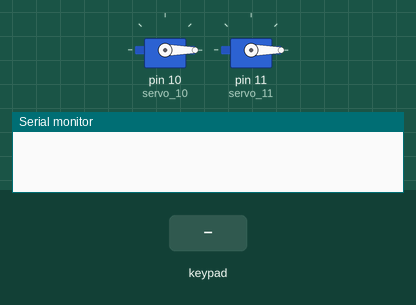
A sketch run on a simulated Arduino Uno, built with avr-gcc and run on an emulated ATmega328P. Parts: 2 × servo, the last lines printed to the serial monitor. Inputs (shaded band) come from the test bench.

Above: at 1.2 s.
1.3 s: keypad keys 5 8 9 D pressed 0.4 s apart
At 3.0 s:
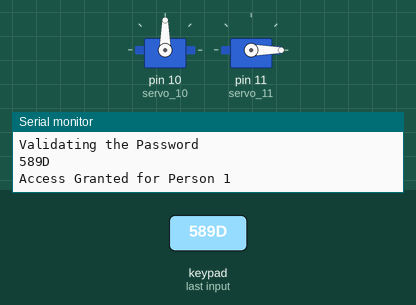
5.0 s: keypad keys 1 2 3 D # pressed 0.4 s apart
At 7.0 s:
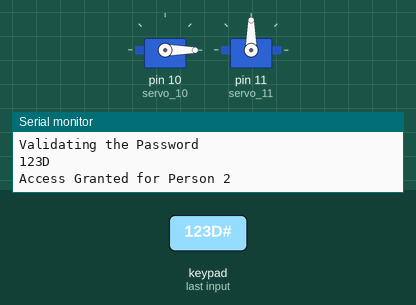
Timing chart, 0 to 8.7 s (numbered marks = the images above; inputs shaded):
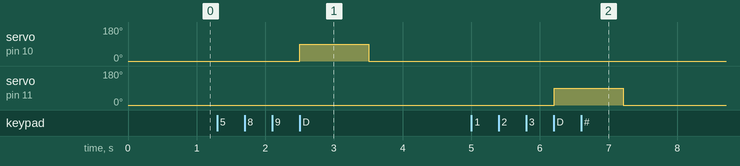

The sketch:

door_lock.ino
```cpp
#include <Keypad.h>
#include <Servo.h>
const byte ROWS = 4; //four rows
const byte COLS = 4; //four columns
char keys[ROWS][COLS] = {
  {'1','2','3','A'},
  {'4','5','6','B'},
  {'7','8','9','C'},
  {'*','0','#','D'}
};

byte rowPins[ROWS] = {9, 8, 7, 6}; //connect to the row pinouts of the keypa
byte colPins[COLS] = {5, 4, 3, 2}; //connect to the column pinouts of the keypad

Keypad keypad = Keypad( makeKeymap(keys), rowPins, colPins, ROWS, COLS );

String v_passcode="";
Servo servo_10;
Servo servo_11;
void setup(){
  Serial.begin(9600);
  pinMode(10, OUTPUT);
  pinMode(11, OUTPUT);
  servo_10.attach(10);
  servo_11.attach(11);
  servo_10.write(0);
  servo_11.write(0);
}

void loop(){
  char key = keypad.getKey();

  if (key != NO_KEY){
    //Serial.println(key);

    v_passcode = v_passcode + key;

    if(key=='*')
    {
        Serial.println("Enter Password ending with D");
        v_passcode="";

    }

    if(key=='#')
    {
        Serial.println("Enter Password again ending with D");
        v_passcode="";
      	Serial.println(v_passcode);

    }

    if(key=='D')
    {
        Serial.println("Validating the Password");
          Serial.println(v_passcode);

          if (v_passcode=="589D")//change" "to change password
          {
          Serial.println("Access Granted for Person 1");
            servo_10.write(90);
            delay(1000);
            servo_10.write(0);

             v_passcode="";
          }
       	  else if (v_passcode=="123D")//change" "to change password
          {
          Serial.println("Access Granted for Person 2");
            servo_11.write(90);
            delay(1000);
            servo_11.write(0);

             v_passcode="";
          }
          else
        {
            Serial.println("Access Denied");
             v_passcode="";
        }
    }
  }
}
```

Measured:
- after the input at 1.3 s, servo on pin 10 (servo_10): 0° → 90° after 1.2 s, → 0° 1.0 s later
- after the input at 5.0 s, servo on pin 11 (servo_11): 0° → 90° after 1.2 s, → 0° 1.0 s later
